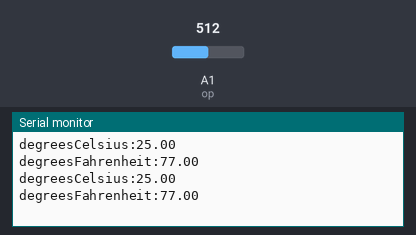
A sketch run on a simulated Arduino Uno, built with avr-gcc and run on an emulated ATmega328P. On the bench: the last lines printed to the serial monitor. The inputs (shaded band) are chosen by the test bench; at power-on: A1 (op) = 512.

Above: at 1.8 s.
1.9 s: A1 (op) set to 716
At 2.8 s:
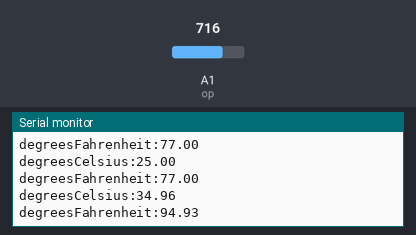
3.4 s: A1 (op) set to 900
At 4.7 s:
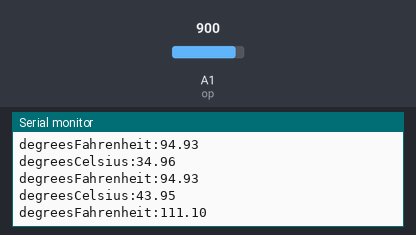
Timing chart, 0 to 6.4 s (numbered marks = the images above; inputs shaded):
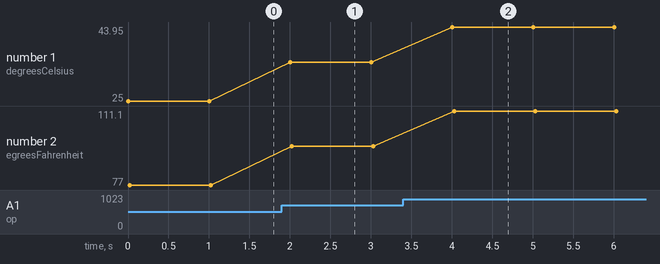

The sketch:

temperature.ino
```cpp
int op = A1;
void setup()
{
 Serial.begin(9600);
}

void loop()
{
 int rawvoltage = analogRead(op);
 float millivolts = (rawvoltage/1024.0)*5000;
 float celsius = millivolts/100.0;

 Serial.print("degreesCelsius:");
 Serial.println(celsius);
 Serial.print("degreesFahrenheit:");
 Serial.println((celsius*9)/5+32);

 delay(1000);

}
```

Measured:
- after the input at 1.9 s, the serial monitor: prints a new line after 0.10 s (image 1)
- after the input at 3.4 s, the serial monitor: prints a new line after 0.61 s (image 2)
- plotted number 1: 25 → 34.96 after the input at 1.9 s, 34.96 → 43.95 after the input at 3.4 s
- plotted number 2: 77 → 94.93 after the input at 1.9 s, 94.93 → 111.1 after the input at 3.4 s
